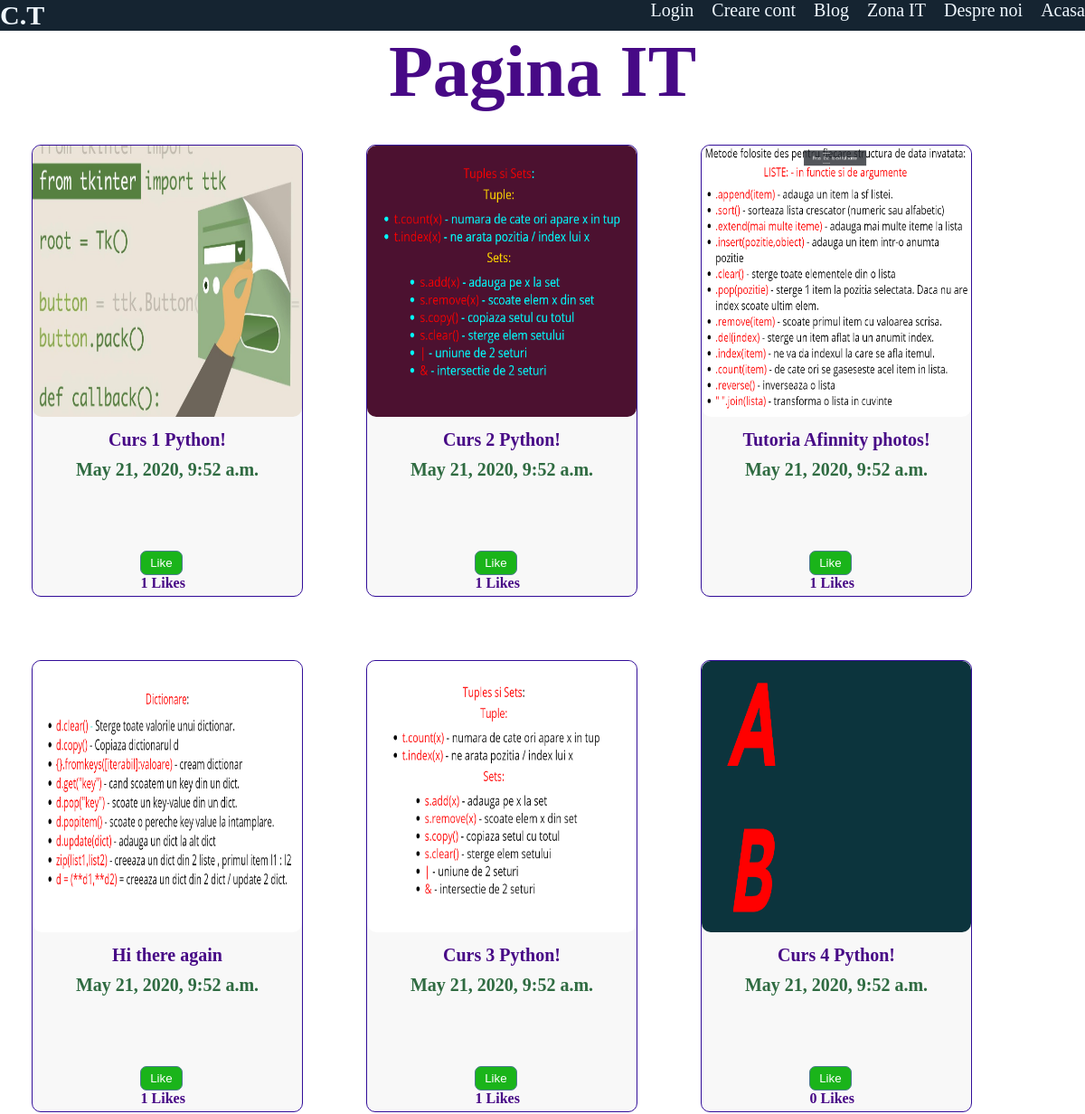
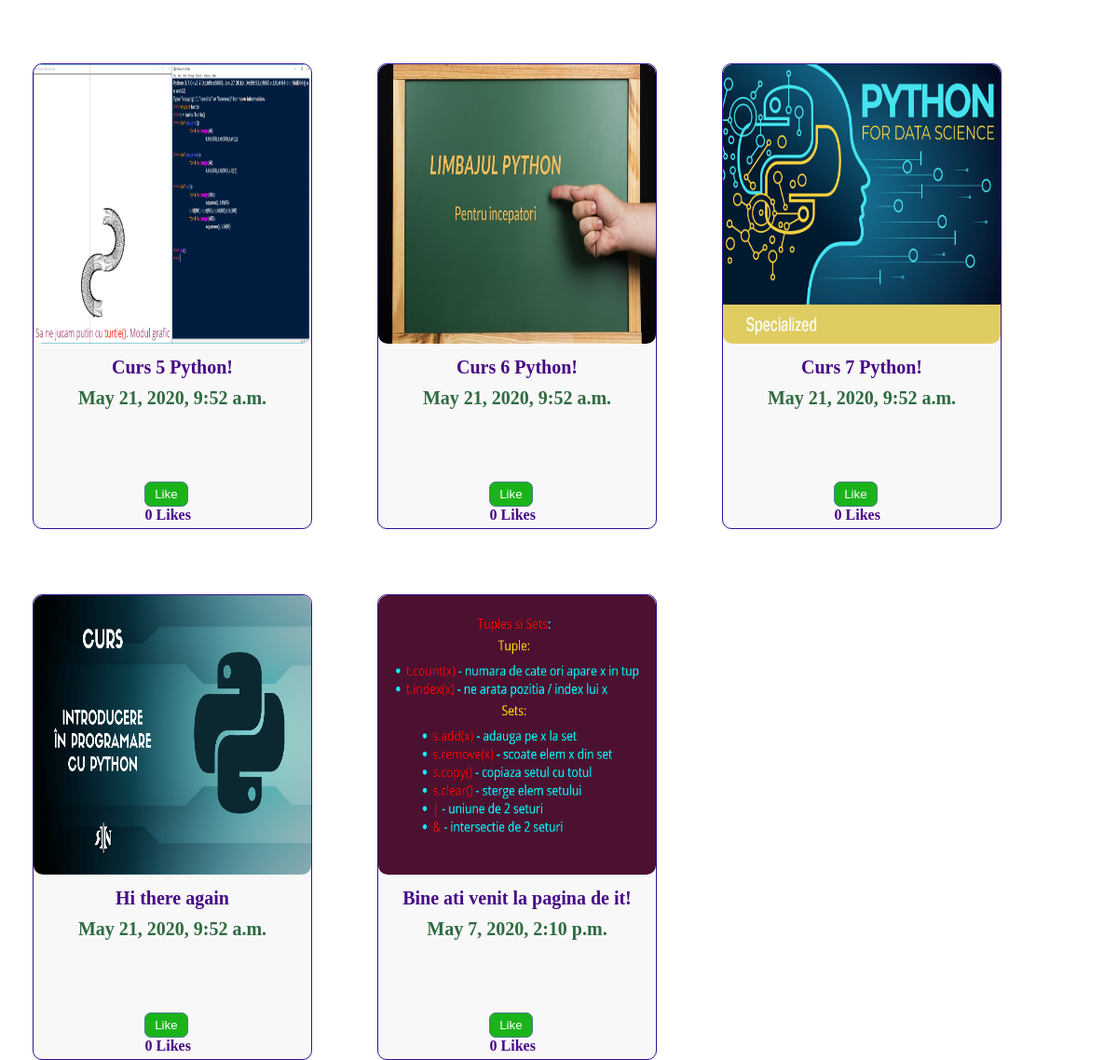
Page /paginait/ on the committed database (2 pictures, top to bottom).
### paginait/models.py (models this page shows, shortened)
class Cursit(models.Model):
    title = models.CharField(max_length=100)
    date = models.DateTimeField(default=datetime.now(), blank=True)
    url = models.URLField(blank=None)
    img = models.ImageField(upload_to='media/picturesIT')
    description = models.TextField()
    isliked = models.ManyToManyField(
        User, default=None, blank=True, related_name='itlikes')

### paginait/views.py (the view)
# urls.py: path('paginait/', include('paginait.urls')),
def paginait(request):
    its = Cursit.objects.order_by('-date')
    user = request.user
    context = {
        'its': its,
        'user': user,
    }
    return render(request, 'paginait.html', context)

### paginait/templates/paginait.html (shortened to what this page needs)
{% load static %}
<!DOCTYPE html>
<html lang="en">
  <head>
    <link rel="stylesheet" href="{% static 'css/paginait.css' %}" />
  </head>
  <body>
    <header>
      <nav class="navbar">
        <h1 id="logo">C.T</h1>
        <ul class="links">
          <li><a href="{% url 'home' %}">Acasa</a></li>
          <li><a href="{% url 'desprenoi' %}">Despre noi</a></li>
          <li><a href="{% url 'paginait' %}">Zona IT</a></li>
          <li><a href="{% url 'blog' %}">Blog</a></li>
          <li><a href="{% url 'autentificare' %}">Creare cont</a></li>
          <li><a href="{% url 'loginpage' %}">Login</a></li>
        </ul>
      </nav>
    </header>
    <h1>Pagina IT</h1>
    {%for it in its %}
    <div class="responsive">
      <div class="gallery">
        <a href="{% url 'postari' it.id %}"
          ><img src="{{it.img.url}}" alt=""
        /></a>
        <div class="descriere">
          <h1>{{it.title}}</h1>
          <h2>{{it.date}}</h2>
          <div class="likes">
            <form action="{% url 'like-post' %}" method="POST">
              {% if user not in it.isliked.all %}
              <button class="like-button" type="submit">Like</button>
              {% else %}
              <button class="dislike-button" type="submit">Dislike</button>
              {% endif %}
            </form>
            <h4>{{it.isliked.all.count}} Likes</h4>
          </div>
        </div>
      </div>
    </div>
    {%endfor %}
  </body>
</html>

### paginait/static/css/paginait.css (style rules this page uses)
* { margin: 0; padding: 0; box-sizing: border-box; }
html, body { height: 100%; }
.links li { display: inline; }
.links a { color: aliceblue; float: right; text-decoration: none; font-size: 20px; margin-left: 20px; }
#logo { color: aliceblue; float: left; }
.navbar { background-color: rgb(21, 36, 49); }
h1 { color: rgb(71, 9, 134); text-align: center; font-size: 80px; font-family: "Monoton", cursive; font-family: "Cinzel Decorative", cursive; }
h2 { color: rgb(47, 107, 65); font-size: 50px; text-align: center; font-family: "Amatic SC", cursive; }

### paginait/templates/paginait.html (style rules this page uses)
* { margin: 0; padding: 0; box-sizing: border-box; }
html, body { height: 100%; }
.links li { display: inline; }
.links a { color: aliceblue; float: right; text-decoration: none; font-size: 20px; margin-left: 20px; }
#logo { font-size: 30px; color: aliceblue; float: left; }
.navbar { background-color: rgb(21, 36, 49); }
div.gallery { margin: 35px; border: 1px solid rgb(50, 13, 153); float: left; width: 300px; height: 500px; background-color: rgb(248, 248, 248); border-radius: 10px; position: relative; }
div.gallery img { width: 100%; height: 300px; border-radius: 5px; border-radius: 10px; }
.descriere h1 { margin-top: 10px; font-size: 20px; text-align: center; }
.descriere h2 { margin-top: 10px; font-size: 20px; text-align: center; }
.likes { height: 50px; width: 50px; margin: auto; padding-top: 20px; margin-bottom: 10px; position: absolute; bottom: 10px; left: 40%; }
.like-button { padding: 5px 10px; background-color: rgb(26, 180, 26); border: 1px solid rgb(78, 123, 144); border-radius: 7px; color: white; }
.likes h4 { color: rgb(71, 9, 134); text-align: center; }

### rows in the picture
Cursit: img (picture), title "Curs 1 Python!", date "May 21, 2020, 9:52 a.m.", shows "Like", isliked.all.count "1"
Cursit: img (picture), title "Curs 2 Python!", date "May 21, 2020, 9:52 a.m.", shows "Like", isliked.all.count "1"
Cursit: img (picture), title "Tutoria Afinnity photos!", date "May 21, 2020, 9:52 a.m.", shows "Like", isliked.all.count "1"
Cursit: img (picture), title "Hi there again", date "May 21, 2020, 9:52 a.m.", shows "Like", isliked.all.count "1"
Cursit: img (picture), title "Curs 3 Python!", date "May 21, 2020, 9:52 a.m.", shows "Like", isliked.all.count "1"
Cursit: img (picture), title "Curs 4 Python!", date "May 21, 2020, 9:52 a.m.", shows "Like", isliked.all.count "0"
Cursit: img (picture), title "Curs 5 Python!", date "May 21, 2020, 9:52 a.m.", shows "Like", isliked.all.count "0"
Cursit: img (picture), title "Curs 6 Python!", date "May 21, 2020, 9:52 a.m.", shows "Like", isliked.all.count "0"
Cursit: img (picture), title "Curs 7 Python!", date "May 21, 2020, 9:52 a.m.", shows "Like", isliked.all.count "0"
Cursit: img (picture), title "Hi there again", date "May 21, 2020, 9:52 a.m.", shows "Like", isliked.all.count "0"
Cursit: img (picture), title "Bine ati venit la pagina de it!", date "May 7, 2020, 2:10 p.m.", shows "Like", isliked.all.count "0"
